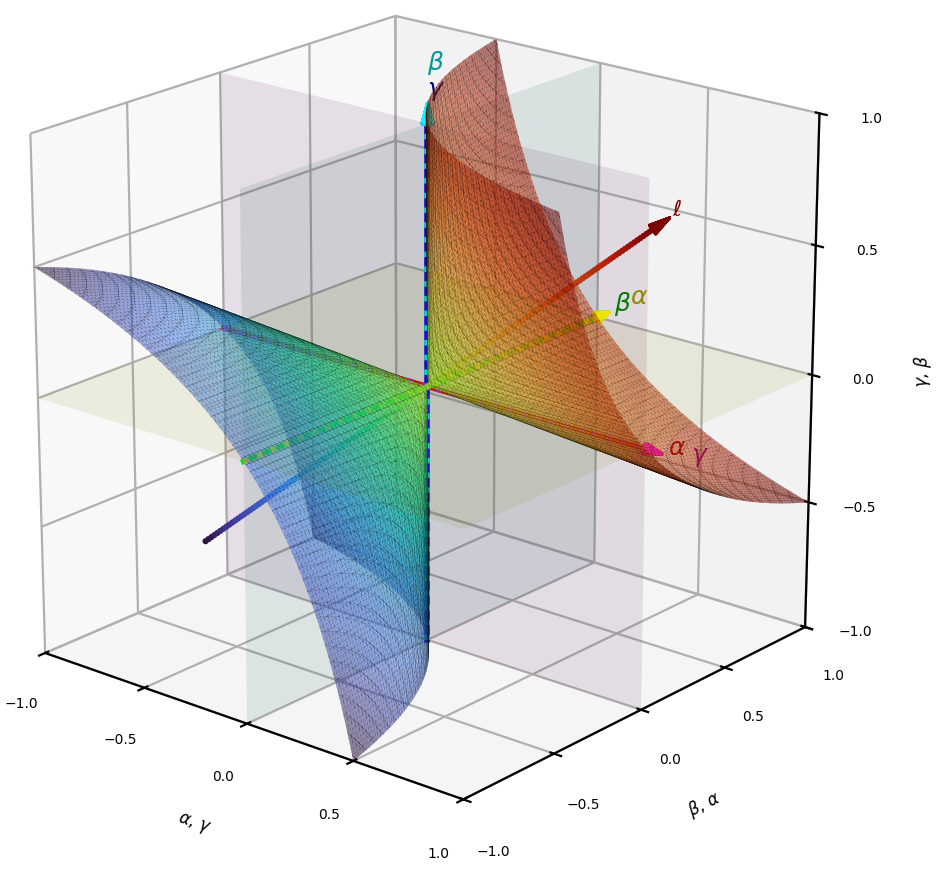

Write Python code to recreate this figure.
import numpy as np
import matplotlib.pyplot as plt # Import matplotlib for plotting
from mpl_toolkits.mplot3d import Axes3D # Import 3D plotting tools
from mpl_toolkits.mplot3d.art3d import Poly3DCollection # Import Poly3DCollection for 3D polygon collection
from skimage.measure import marching_cubes # Import marching_cubes for isosurface extraction

# --- Color Definitions -------------------------------------------------------
    # axis colors (bright)
col_real_x = '#FF0000'   # red
col_real_y = '#00FF00'   # green
col_real_z = '#0000FF'   # blue
col_imag_x = '#FFFF00'   # yellow
col_imag_y = '#00FFFF'   # cyan
col_imag_z = '#FF00FF'   # magenta
    # label colors (darker / lower‑luminance versions for readability)
lab_real_x = '#880000'
lab_real_y = '#008800'
lab_real_z = '#000088'
lab_imag_x = '#999900'
lab_imag_y = '#009999'
lab_imag_z = '#990099'
    # plane fill colours (muted versions)
plane_ab = '#AAAA00'   # yellow
plane_cd = '#00AAAA'   # cyan
plane_ef = '#AA00AA'   # magenta

# --- Axis Toggles ------------------------------------------------
f = False
t = True
show_real_x = t # a
show_real_y = t # c
show_real_z = t # e
show_imag_x = t # b
show_imag_y = t # d
show_imag_z = t # f
show_plane_ab = t # e=0, d=0
show_plane_cd = t # a=0, f=0
show_plane_ef = t # c=0, b=0

# --- Customizations ------------------------------------------------
    # plot title
# Dynamically construct plot title from active axes
subspace_axes = []
if show_real_x: subspace_axes.append('a')
if show_real_y: subspace_axes.append('c')
if show_real_z: subspace_axes.append('e')
if show_imag_x: subspace_axes.append('b')
if show_imag_y: subspace_axes.append('d')
if show_imag_z: subspace_axes.append('f')
plot_title = f"3D Subspace {{{', '.join(subspace_axes)}}}"
title_size = 9 # title font size
title_style = 'normal' # title font style
title_family = 'serif' # title font family
title_location = 'center' # title location
title_padding = 25 # title padding
    # figure setup
figure_width = 6
figure_height = 6
figure_dpi = 200
#plt.tight_layout() # Adjust layout to prevent clipping of tick-labels
projection_type = 'persp' # 'persp' for perspective, 'ortho' for orthographic
    # viewing angle: for isometric view (elev=35, azim=-45)
elevation = 20 # elevation angle in degrees
azimuth = -50 # azimuth angle in degrees
    # resolution of the plot
rng = np.linspace(-1, 1, 2) # rng (range)
    # bounds
x_bound_neg = -1
x_bound_pos = 1
y_bound_neg = -1
y_bound_pos = 1
z_bound_neg = -1
z_bound_pos = 1
    # aspect ratio
aspect_ratio = [1, 1, 1] # [x, y, z]
    # ticks for the axes
ticks = np.linspace(-1, 1, 5)
tick_size = 5 # tick label font size
    # axis labels
x_label_parts = []
if show_real_x: x_label_parts.append(r'$\alpha$')
if show_imag_z: x_label_parts.append(r'$\gamma$')
x_label = ', '.join(x_label_parts) if x_label_parts else '$x$'

y_label_parts = []
if show_real_y: y_label_parts.append(r'$\beta$')
if show_imag_x: y_label_parts.append(r'$\alpha$')
y_label = ', '.join(y_label_parts) if y_label_parts else '$y$'

z_label_parts = []
if show_real_z: z_label_parts.append(r'$\gamma$')
if show_imag_y: z_label_parts.append(r'$\beta$')
z_label = ', '.join(z_label_parts) if z_label_parts else '$z$'
label_size = 6 # axis label font size
    # axes styling
rlw = 2 # real axis line width
rls = '-' # real axis line style
ilw = 2 # imaginary axis line width
ils = ':' # imaginary axis line style
    # axis labels styling
rfsize = 9 # real axis font size
rfstyle = 'normal' # real axis font style
rffamily = 'sans' # real axis font family
ifsize = 9 # imaginary axis font size
ifstyle = 'italic' # imaginary axis font style
iffamily = 'serif' # imaginary axis font family
    # axis arrow cones
arrow_height = 0.075
arrow_radius = 0.02
    # plane alpha (transparency)
p_alpha = 0.1

# --- Construction of Axis Arrows (Cones) ---------------------------------------------
def draw_cone(ax, base_center, direction, height=arrow_height, radius=arrow_radius, color='black'):
    # Create a cone along the Z axis, then rotate it
    resolution = 20
    theta = np.linspace(0, 2 * np.pi, resolution)
    x = radius * np.cos(theta)
    y = radius * np.sin(theta)
    z = np.zeros_like(theta)
    tip = np.array([0, 0, height])
    base = np.stack((x, y, z), axis=1)
    # Construct faces
    faces = [[tip, base[i], base[(i + 1) % resolution]] for i in range(resolution)]
    # Translate and rotate to desired direction
    import numpy.linalg as la
    direction = np.array(direction)
    direction = direction / la.norm(direction)
    z_axis = np.array([0, 0, 1])
    v = np.cross(z_axis, direction)
    c = np.dot(z_axis, direction)
    if la.norm(v) < 1e-8:
        R = np.eye(3)
    else:
        vx = np.array([[0, -v[2], v[1]], [v[2], 0, -v[0]], [-v[1], v[0], 0]])
        R = np.eye(3) + vx + vx @ vx * ((1 - c) / (la.norm(v)**2))
    rotated_faces = [[[R @ point + base_center for point in tri] for tri in faces]]
    for face_set in rotated_faces:
        ax.add_collection3d(Poly3DCollection(face_set, color=color))

# --- Plot --------------------------------------------------------------------
fig = plt.figure(figsize=(figure_width, figure_height), dpi=figure_dpi)
ax = fig.add_subplot(111, projection='3d')
ax.set_proj_type(projection_type)
ax.set_xlim(x_bound_neg, x_bound_pos)
ax.set_ylim(y_bound_neg, y_bound_pos)
ax.set_zlim(z_bound_neg, z_bound_pos)
ax.set_box_aspect(aspect_ratio)
ax.set_xticks(ticks)
ax.set_yticks(ticks)
ax.set_zticks(ticks)
ax.tick_params(axis='x', labelsize=tick_size)
ax.tick_params(axis='y', labelsize=tick_size)
ax.tick_params(axis='z', labelsize=tick_size)
ax.set_xlabel(x_label, fontsize=label_size)
ax.set_ylabel(y_label, fontsize=label_size)
ax.set_zlabel(z_label, fontsize=label_size)
ax.view_init(elev=elevation, azim=azimuth)
#ax.set_title(plot_title, fontsize=title_size, fontstyle=title_style, fontfamily=title_family, loc=title_location, pad=title_padding)

# --- Axis lines (a, b, c, d, e, f) --------------------------------
# Real Axis lines (a, c, e)
if show_real_x:
    ax.plot([-1, 1], [0, 0], [0, 0], color=col_real_x, linestyle=rls, linewidth=rlw)  # a
    draw_cone(ax, base_center=[1, 0, 0], direction=[1, 0, 0], color=col_real_x)
    ax.text(1.1, 0, 0, r'$\alpha$', fontsize=rfsize, color=lab_real_x, fontstyle=rfstyle, fontfamily=rffamily)
if show_real_y:
    ax.plot([0, 0], [-1, 1], [0, 0], color=col_real_y, linestyle=rls, linewidth=rlw)  # c
    draw_cone(ax, base_center=[0, 1, 0], direction=[0, 1, 0], color=col_real_y)
    ax.text(0, 1.1, 0, r'$\beta$', fontsize=rfsize, color=lab_real_y, fontstyle=rfstyle, fontfamily=rffamily)
if show_real_z:
    ax.plot([0, 0], [0, 0], [-1, 1], color=col_real_z, linestyle=rls, linewidth=rlw)  # e
    draw_cone(ax, base_center=[0, 0, 1], direction=[0, 0, 1], color=col_real_z)
    ax.text(0, 0, 1.1, r'$\gamma$', fontsize=rfsize, color=lab_real_z, fontstyle=rfstyle, fontfamily=rffamily)
# Imaginary axis lines (b, d, f)
if show_imag_x:
    ax.plot([0, 0], [-1, 1], [0, 0], color=col_imag_x, linestyle=ils, linewidth=ilw)  # b
    draw_cone(ax, base_center=[0, 1, 0], direction=[0, 1, 0], color=col_imag_x)
    ax.text(0, 1.2, 0, r'$\alpha$', fontsize=ifsize, color=lab_imag_x, fontstyle=ifstyle, fontfamily=iffamily)
if show_imag_y:
    ax.plot([0, 0], [0, 0], [-1, 1], color=col_imag_y, linestyle=ils, linewidth=ilw)  # d
    draw_cone(ax, base_center=[0, 0, 1], direction=[0, 0, 1], color=col_imag_y)
    ax.text(0, 0, 1.2, r'$\beta$', fontsize=ifsize, color=lab_imag_y, fontstyle=ifstyle, fontfamily=iffamily)
if show_imag_z:
    ax.plot([-1, 1], [0, 0], [0, 0], color=col_imag_z, linestyle=ils, linewidth=ilw)  # f
    draw_cone(ax, base_center=[1, 0, 0], direction=[1, 0, 0], color=col_imag_z)
    ax.text(1.2, 0, 0, r'$\gamma$', fontsize=ifsize, color=lab_imag_z, fontstyle=ifstyle, fontfamily=iffamily)

# --- Complex planes (a,b), (c,d), (e,f) -----------------------------
#    # Plane (a,b): real‑x vs imag‑x  -> XY plane at z=0
if show_plane_ab:
    X1, Y1 = np.meshgrid(rng, rng)
    Z1 = np.zeros_like(X1)
    ax.plot_surface(X1, Y1, Z1, alpha=p_alpha, color=plane_ab)
#    # Plane (c,d): real‑y vs imag‑y  -> YZ plane at x=0
if show_plane_cd:
    Y2, Z2 = np.meshgrid(rng, rng)
    X2 = np.zeros_like(Y2)
    ax.plot_surface(X2, Y2, Z2, alpha=p_alpha, color=plane_cd)
#    # Plane (e,f): real‑z vs imag‑z  -> XZ plane at y=0
if show_plane_ef:
    Z3, X3 = np.meshgrid(rng, rng)
    Y3 = np.zeros_like(Z3)
    ax.plot_surface(X3, Y3, Z3, alpha=p_alpha, color=plane_ef)

# --- Additional Plots ------------------------------------------------

# --- Central (1,1,1) direction line -----------------------------------------
# Unit vector along (1,1,1)
u_vec = np.array([1.0, 1.0, 1.0])
u_vec = u_vec / np.linalg.norm(u_vec)

# Parameter t ∈ [‑1,1] so that the segment length is 2
t_vals = np.linspace(-1.0, 1.0, 150)
line_pts = np.outer(t_vals, u_vec)                # shape (150,3)
a_line, c_line, e_line = line_pts[:,0], line_pts[:,1], line_pts[:,2]

# Colour values using the *same* normalisation as the scatter plot
colour_raw_line = a_line + c_line + e_line
color_min = colour_raw_line.min()  # Compute color_min
color_max = colour_raw_line.max()  # Compute color_max
colour_norm_line = (colour_raw_line - color_min) / (color_max - color_min)

# Plot the line as a dense scatter cloud so it inherits the colormap gradient
ax.scatter(a_line, c_line, e_line,
           c=colour_norm_line,
           cmap='turbo',
           s=1.5,
           alpha=1)

# Arrowhead in the colour corresponding to the positive end
arrow_colour = plt.cm.turbo((colour_raw_line[-1] - color_min) / (color_max - color_min))
draw_cone(ax,
          base_center=line_pts[-1],
          direction=u_vec,
          height=arrow_height,
          radius=arrow_radius,
          color=arrow_colour)

# Label for the direction vector ℓ
ax.text(line_pts[-1,0] + 0.05,
        line_pts[-1,1] + 0.05,
        line_pts[-1,2] + 0.05,
        r'$\ell$',
        fontsize=8,
        color=arrow_colour)


# --- Quadratic Null Cone Plot (Color-Coded and Normalized) -------------------

# Create 3D grid
x = np.linspace(-1, 1, 100)
y = np.linspace(-1, 1, 100)
z = np.linspace(-1, 1, 100)
X, Y, Z = np.meshgrid(x, y, z, indexing='ij')

# Define the implicit function f(x, y, z) = xy + yz + zx
F = X*(Y) + Y*(Z) + Z*(X)

# Use marching cubes to extract the isosurface f=0
verts, faces, normals, values = marching_cubes(F, level=0, spacing=(x[1]-x[0], y[1]-y[0], z[1]-z[0]))
verts += np.array([x[0], y[0], z[0]])

# Compute color values based on projection along (1,1,1)
proj = verts @ np.array([1, 1, 1]) / np.sqrt(3)  # normalize by sqrt(3) to keep scale reasonable
proj_normalized = (proj - proj.min()) / (proj.max() - proj.min())  # normalize to [0,1]

# Create and add surface with color mapping
mesh = Poly3DCollection(verts[faces], alpha=0.5, edgecolor='k', linewidths=0.05)
mesh.set_array(proj_normalized[faces].mean(axis=1))  # average color per face
mesh.set_cmap('turbo')
ax.add_collection3d(mesh)

#fig.colorbar(mesh, ax=ax, shrink=0.6, aspect=10)


# --- End of Additional Plots ---------------------------------------------

# --- Show the plot ------------------------------------------------
plt.show()
